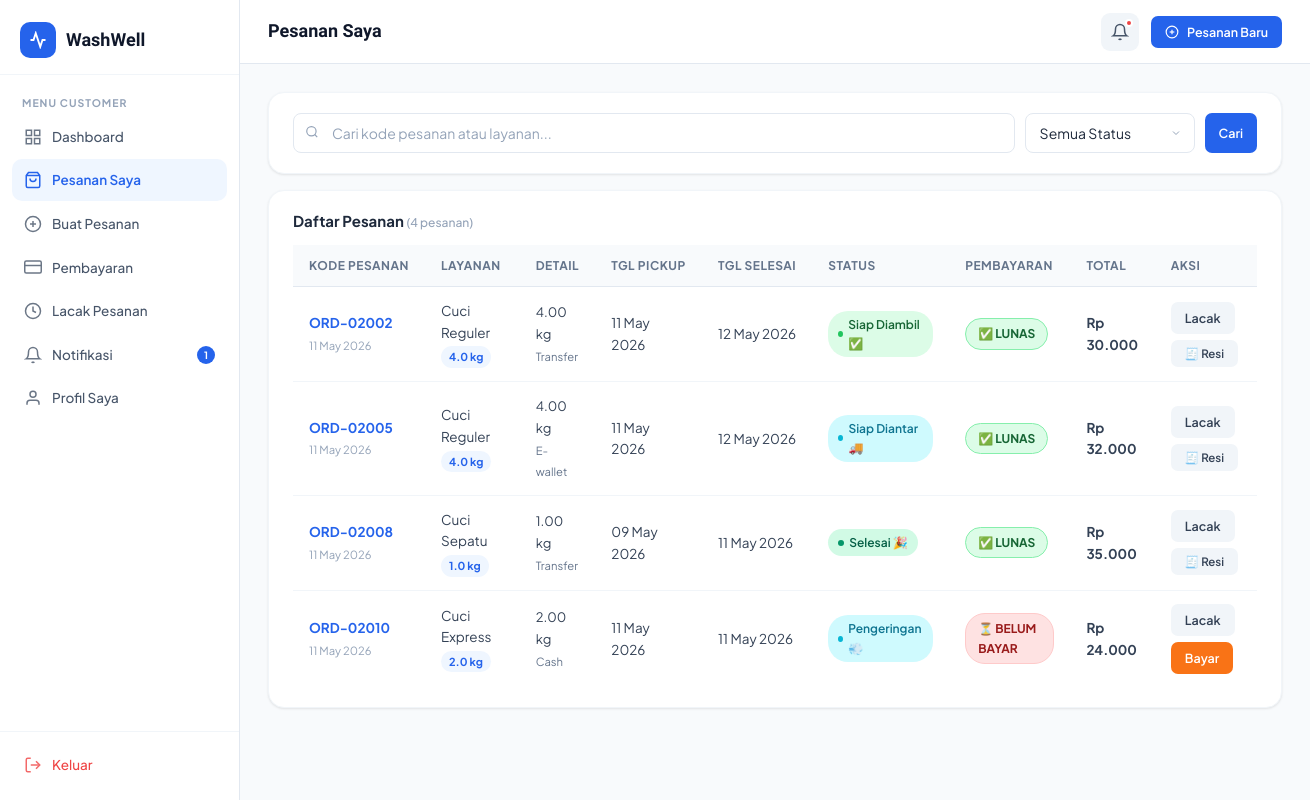
The page /customer/orders.php (signed in) on the database its author committed.
### tables this page shows
CREATE TABLE IF NOT EXISTS orders (
    id INT AUTO_INCREMENT PRIMARY KEY,
    order_code VARCHAR(20) UNIQUE NOT NULL,
    user_id INT NOT NULL,
    service_id INT NOT NULL,
    weight DECIMAL(5,2) DEFAULT 1.00,
    amount DECIMAL(10,2) NOT NULL,
    status ENUM('pending','washing','drying','ironing','ready_pickup','ready_deliver','done','cancelled') DEFAULT 'pending',
    pickup_date DATE,
    delivery_date DATE,
    notes TEXT,
    delivery_type ENUM('pickup','delivery') DEFAULT 'pickup',
    delivery_address TEXT,
    driver_name VARCHAR(100),
    driver_phone VARCHAR(20),
    delivery_status ENUM('pending','on_way','arrived') DEFAULT 'pending',
    payment_status ENUM('unpaid','paid') DEFAULT 'unpaid',
    payment_method ENUM('cash','transfer','e-wallet') DEFAULT 'cash',
    created_at TIMESTAMP DEFAULT CURRENT_TIMESTAMP,
    updated_at TIMESTAMP DEFAULT CURRENT_TIMESTAMP ON UPDATE CURRENT_TIMESTAMP,
    FOREIGN KEY (user_id) REFERENCES users(id) ON DELETE CASCADE,
    FOREIGN KEY (service_id) REFERENCES services(id)
);

CREATE TABLE IF NOT EXISTS services (
    id INT AUTO_INCREMENT PRIMARY KEY,
    name VARCHAR(100) NOT NULL,
    description TEXT,
    price_per_kg DECIMAL(10,2) NOT NULL,
    unit_type ENUM('kg','item') DEFAULT 'kg',
    requires_cloth_type TINYINT(1) DEFAULT 0,
    duration_hours INT DEFAULT 24,
    is_active TINYINT(1) DEFAULT 1,
    created_at TIMESTAMP DEFAULT CURRENT_TIMESTAMP
);

### includes/auth.php (called while the page is built, shortened)
<?php
require_once __DIR__ . '/config.php';
function getCurrentUser() {
    $db = getDB();
    $id = (int)$_SESSION['user_id'];
    $res = $db->query("SELECT * FROM users WHERE id=$id LIMIT 1");
    return $res ? $res->fetch_assoc() : null;
}
function getUnreadNotifs($userId) {
    $db = getDB();
    $uid = (int)$userId;
    $res = $db->query("SELECT COUNT(*) as cnt FROM notifications WHERE user_id=$uid AND is_read=0");
    return $res ? (int)$res->fetch_assoc()['cnt'] : 0;
}
?>

### includes/config.php (called while the page is built, shortened)
<?php
function formatRupiah($amount) {
    return 'Rp ' . number_format($amount, 0, ',', '.');
}
?>

### customer/orders.php (the view, shortened to what this page needs)
<?php
require_once '../includes/auth.php';
$db = getDB();
$user = getCurrentUser();
$uid = (int)$user['id'];
$search = trim($_GET['search'] ?? '');
$where = ["o.user_id=$uid"];
$whereStr = implode(' AND ', $where);
$perPage = 10;
$page = max(1,(int)($_GET['page']??1));
$offset = ($page-1)*$perPage;
$total = $db->query("SELECT COUNT(*) as c FROM orders o JOIN services s ON o.service_id=s.id WHERE $whereStr")->fetch_assoc()['c'];
$orders = $db->query("SELECT o.*,s.name as service_name,s.price_per_kg FROM orders o JOIN services s ON o.service_id=s.id WHERE $whereStr ORDER BY o.created_at DESC LIMIT $perPage OFFSET $offset");
$statusLabels = [
    'pending'       => 'Menunggu',
    'washing'       => 'Sedang Dicuci 🧼',
    'drying'        => 'Pengeringan 💨',
    'ironing'       => 'Setrika 🔥',
    'ready_pickup'  => 'Siap Diambil ✅',
    'ready_deliver' => 'Siap Diantar 🚚',
    'done'          => 'Selesai 🎉',
    'cancelled'     => 'Dibatalkan ❌',
    'in_progress'   => 'Dalam Proses',
    'ready'         => 'Siap',
    'delivered'     => 'Selesai Diantar',
];
?>
<!DOCTYPE html>
<html lang="id">
<head>
<link rel="stylesheet" href="../assets/css/style.css">
</head>
<body>
<div class="app-layout">
    <?php require_once('../customer/sidebar.php'); ?>
    <div class="main-content">
        <header class="topbar">
            <div class="topbar-left">
                <div class="topbar-title">Pesanan Saya</div>
            </div>
            <div class="topbar-right">
                <a href="notifications.php" class="notif-btn" style="position:relative;display:flex;align-items:center;justify-content:center;width:38px;height:38px;border-radius:9px;background:var(--gray-100);">
                    <svg width="18" height="18" viewBox="0 0 24 24" fill="none" stroke="currentColor" stroke-width="2"><path d="M18 8A6 6 0 0 0 6 8c0 7-3 9-3 9h18s-3-2-3-9"/><path d="M13.73 21a2 2 0 0 1-3.46 0"/></svg>
                    <?php if ($notifCount > 0): ?><span style="position:absolute;top:6px;right:6px;width:8px;height:8px;border-radius:50%;background:#EF4444;border:2px solid white;"></span><?php endif; ?>
                </a>
                <a href="new_order.php" class="btn btn-primary btn-sm">
                    <svg width="14" height="14" viewBox="0 0 24 24" fill="none" stroke="currentColor" stroke-width="2"><circle cx="12" cy="12" r="10"/><line x1="12" y1="8" x2="12" y2="16"/><line x1="8" y1="12" x2="16" y2="12"/></svg>
                    Pesanan Baru
                </a>
            </div>
        </header>
        <main class="page-content">
            <div class="card" style="margin-bottom:16px;">
                <div class="card-body" style="display:flex;gap:12px;flex-wrap:wrap;align-items:center;">
                    <form method="GET" style="display:flex;gap:10px;flex:1;flex-wrap:wrap;">
                        <div class="input-group" style="flex:1;min-width:200px;">
                            <span class="input-icon"></span>
                            <input type="text" name="search" class="form-control" placeholder="Cari kode pesanan atau layanan..." value="<?= htmlspecialchars($search) ?>">
                        </div>
                        <select name="status" class="form-control form-select" style="width:170px;">
                            <option value="">Semua Status</option>
                        </select>
                        <button type="submit" class="btn btn-primary btn-sm">Cari</button>
                    </form>
                </div>
            </div>
            <div class="card">
                <div class="card-header">
                    <span class="card-title">Daftar Pesanan <span style="font-size:12px;font-weight:500;color:var(--gray-400);">(<?= $total ?> pesanan)</span></span>
                </div>
                <div class="card-body" style="padding-top:12px;">
                <?php if ($orders->num_rows === 0): ?>
                <div style="text-align:center;padding:60px 0;color:var(--gray-400);">
                    <svg width="48" height="48" viewBox="0 0 24 24" fill="none" stroke="currentColor" stroke-width="1.5" style="margin-bottom:12px;opacity:0.4;"><path d="M6 2L3 6v14a2 2 0 0 0 2 2h14a2 2 0 0 0 2-2V6l-3-4z"/><line x1="3" y1="6" x2="21" y2="6"/><path d="M16 10a4 4 0 0 1-8 0"/></svg>
                    <p style="font-size:14px;font-weight:600;margin-bottom:6px;">Tidak ada pesanan ditemukan</p>
                    <p style="font-size:13px;">Mulai buat pesanan laundry sekarang</p>
                    <a href="new_order.php" class="btn btn-primary" style="margin-top:16px;">Buat Pesanan</a>
                </div>
                <?php else: ?>
                <div class="table-wrapper">
                <table>
                    <thead>
                        <tr>
                            <th>Kode Pesanan</th>
                            <th>Layanan</th>
                            <th>Detail</th>
                            <th>Tgl Pickup</th>
                            <th>Tgl Selesai</th>
                            <th>Status</th>
                            <th>Pembayaran</th>
                            <th>Total</th>
                            <th>Aksi</th>
                        </tr>
                    </thead>
                    <tbody>
                    <?php while($o = $orders->fetch_assoc()):
                        $orderJson = json_encode([
                            'code'           => $o['order_code'],
                            'service'        => $o['service_name'],
                            'weight'         => number_format((float)$o['weight'], 1),
                            'amount'         => formatRupiah($o['amount']),
                            'payment'        => $o['payment_method'],
                            'payment_status' => $o['payment_status'],
                            'created'        => date('d/m/Y', strtotime($o['created_at'])),
                            'delivery'       => $o['delivery_date'] ? date('d/m/Y', strtotime($o['delivery_date'])) : '-',
                            'status'         => $o['status'],
                        ], JSON_HEX_APOS | JSON_HEX_QUOT);
                    ?>
                    <tr data-oid="<?= $o['id'] ?>" data-order='<?= $orderJson ?>'>
                        <td>
                            <span style="font-weight:700;color:var(--primary)"><?= htmlspecialchars($o['order_code']) ?></span><br>
                            <small style="color:var(--gray-400)"><?= date('d M Y', strtotime($o['created_at'])) ?></small>
                        </td>
                        <td>
                            <?= htmlspecialchars($o['service_name']) ?>
                            <div style="display:inline-flex;align-items:center;gap:4px;background:var(--primary-bg);padding:2px 8px;border-radius:20px;font-size:11px;font-weight:700;color:var(--primary);margin-top:3px;">
                                <?= number_format((float)$o['weight'], 1) ?> kg
                            </div>
                        </td>
                        <td>
                            <span style="font-size:13px;"><?= $o['weight'] ?> kg</span><br>
                            <small style="color:var(--gray-500)"><?= ucfirst($o['payment_method']) ?></small>
                        </td>
                        <td><?= $o['pickup_date'] ? date('d M Y', strtotime($o['pickup_date'])) : '-' ?></td>
                        <td><?= $o['delivery_date'] ? date('d M Y', strtotime($o['delivery_date'])) : '-' ?></td>
                        <td><span class="badge badge-<?= $o['status'] ?>"><?= $statusLabels[$o['status']] ?? $o['status'] ?></span></td>
                        <td>
                            <?php if ($o['payment_status'] === 'paid'): ?>
                            <span style="display:inline-flex;align-items:center;gap:5px;background:var(--green-light);color:#166534;border:1.5px solid #86EFAC;padding:5px 12px;border-radius:20px;font-size:12px;font-weight:700;">
                                ✅ LUNAS
                            </span>
                            <?php elseif ($o['payment_method'] === 'cod'): ?>
                            <span style="display:inline-flex;align-items:center;gap:5px;background:var(--orange-light);color:#C2410C;border:1.5px solid #FED7AA;padding:5px 12px;border-radius:20px;font-size:12px;font-weight:700;">
                                🚗 COD
                            </span>
                            <?php else: ?>
                            <span style="display:inline-flex;align-items:center;gap:5px;background:#FEE2E2;color:#991B1B;border:1.5px solid #FECACA;padding:5px 12px;border-radius:20px;font-size:12px;font-weight:700;">
                                ⏳ BELUM BAYAR
                            </span>
                            <?php endif; ?>
                        </td>
                        <td style="font-weight:700;"><?= formatRupiah($o['amount']) ?></td>
                        <td>
                            <div style="display:flex;gap:6px;flex-wrap:wrap;">
                                <a href="tracking.php?order=<?= urlencode($o['order_code']) ?>" class="btn btn-ghost btn-sm">Lacak</a>
                                <?php if($o['payment_status']==='unpaid' && $o['payment_method']!=='cod' && $o['status']!=='cancelled'): ?>
                                <a href="payments.php?order_id=<?= $o['id'] ?>" class="btn btn-orange btn-sm">Bayar</a>
                                <?php endif; ?>
                                <?php if($o['payment_status']==='paid' || $o['status']==='done'): ?>
                                <button onclick="openResi(<?= $o['id'] ?>)" class="btn btn-ghost btn-sm" style="font-size:11.5px;">
                                    🧾 Resi
                                </button>
                                <?php endif; ?>
                            </div>
                        </td>
                    </tr>
                    <?php endwhile; ?>
                    </tbody>
                </table>
                </div>
                <?php endif; ?>
                </div>
            </div>
        </main>
    </div>
</div>
</body>
</html>

### rows shown on the page
orders: order_code "ORD-02002", created_at "11 May 2026", service.name "Cuci Reguler", weight "4.0", weight "4.00", payment_method "Transfer", pickup_date "11 May 2026", delivery_date "12 May 2026", status "Siap Diambil ✅", payment_status "✅ LUNAS", amount "Rp 30.000"
orders: order_code "ORD-02005", created_at "11 May 2026", service.name "Cuci Reguler", weight "4.0", weight "4.00", payment_method "E-wallet", pickup_date "11 May 2026", delivery_date "12 May 2026", status "Siap Diantar 🚚", payment_status "✅ LUNAS", amount "Rp 32.000"
orders: order_code "ORD-02008", created_at "11 May 2026", service.name "Cuci Sepatu", weight "1.0", weight "1.00", payment_method "Transfer", pickup_date "09 May 2026", delivery_date "11 May 2026", status "Selesai 🎉", payment_status "✅ LUNAS", amount "Rp 35.000"
orders: order_code "ORD-02010", created_at "11 May 2026", service.name "Cuci Express", weight "2.0", weight "2.00", payment_method "Cash", pickup_date "11 May 2026", delivery_date "11 May 2026", status "Pengeringan 💨", payment_status "⏳ BELUM BAYAR", amount "Rp 24.000"

### other values the page prints
$item['label'] "Dashboard"
$item['label'] "Pesanan Saya"
$item['label'] "Buat Pesanan"
$item['label'] "Pembayaran"
$item['label'] "Lacak Pesanan"
$item['label'] "Notifikasi"
$notifCount "1"
$item['label'] "Profil Saya"
$total "4"
